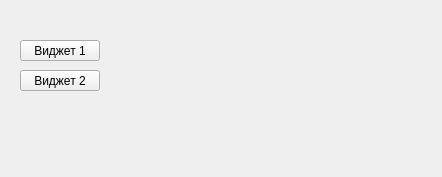
<?xml version="1.0" encoding="UTF-8"?>
<ui version="4.0">
 <class>MainMenu</class>
 <widget class="QWidget" name="MainMenu">
  <property name="geometry">
   <rect>
    <x>0</x>
    <y>0</y>
    <width>442</width>
    <height>177</height>
   </rect>
  </property>
  <property name="windowTitle">
   <string>Form</string>
  </property>
  <widget class="QPushButton" name="pushButton">
   <property name="geometry">
    <rect>
     <x>20</x>
     <y>40</y>
     <width>80</width>
     <height>21</height>
    </rect>
   </property>
   <property name="text">
    <string>Виджет 1</string>
   </property>
  </widget>
  <widget class="QPushButton" name="pushButton_2">
   <property name="geometry">
    <rect>
     <x>20</x>
     <y>70</y>
     <width>80</width>
     <height>21</height>
    </rect>
   </property>
   <property name="text">
    <string>Виджет 2</string>
   </property>
  </widget>
 </widget>
 <resources/>
 <connections/>
</ui>
